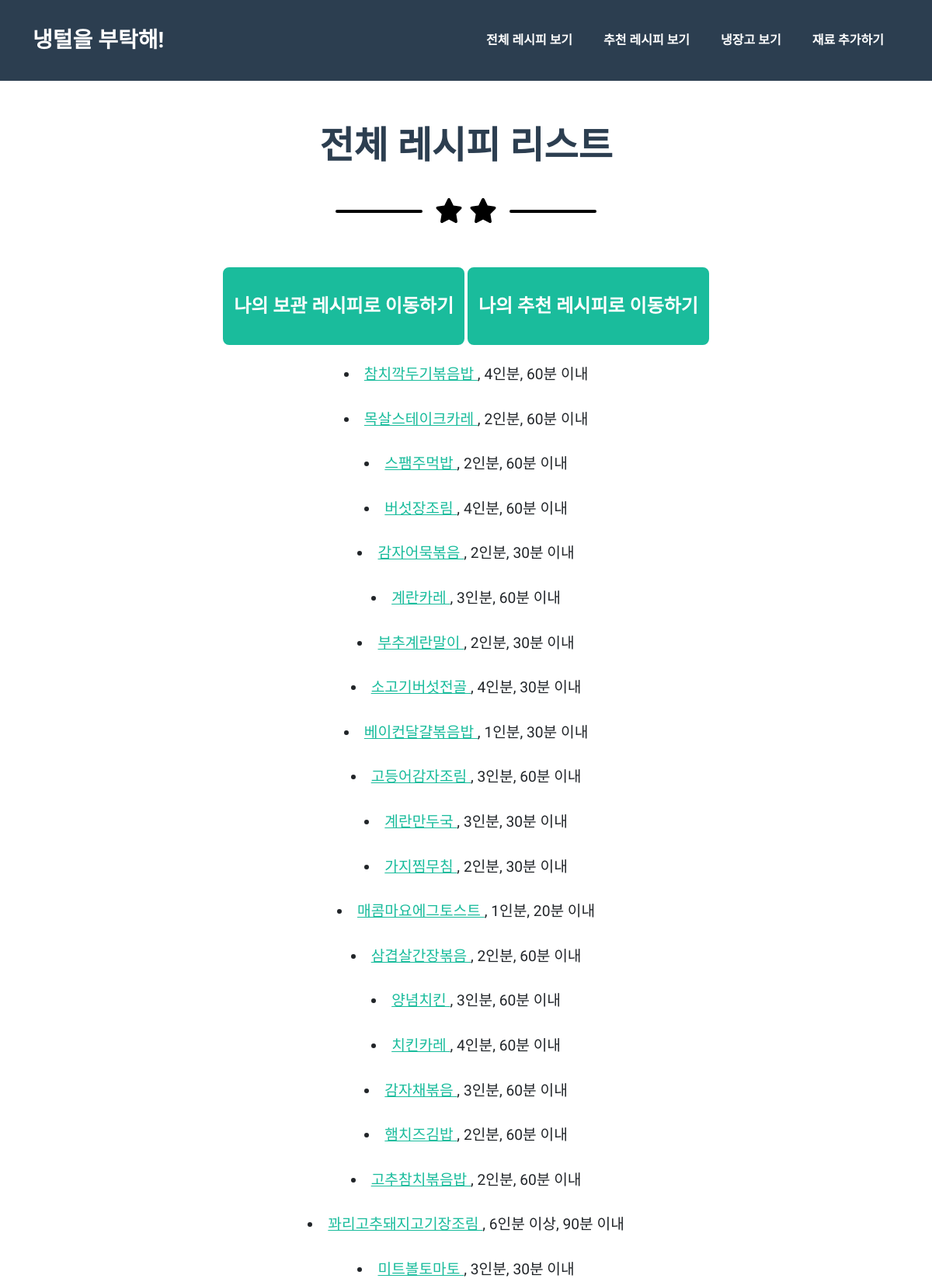
/refrigerator/total_recipe/ (upper part), run on the app's committed database.
### refrigerator/models.py (models this page shows, shortened)
class Recipe(models.Model):
    recipe_id = models.BigAutoField(help_text="Recipe ID", primary_key=True)
    recipe_title = models.CharField(max_length=100)
    recipe_main_ingre = models.CharField(max_length=100)
    recipe_total_ingre = models.CharField(max_length=500)
    recipe_serving = models.CharField(max_length=100)
    recipe_time = models.CharField(max_length=100)
    recipe_order = models.CharField(max_length=1500, default='')
    recipe_image = models.CharField(max_length=200)

### refrigerator/views.py (the view)
# urls.py: path('total_recipe/', views.total_recipe, name='total_recipe'),
def total_recipe(request):
    total_recipe = Recipe.objects.all()
    return render(request, 'refrigerator/total_recipe.html', {'total_recipe' : total_recipe} )

### refrigerator/templates/refrigerator/total_recipe.html (shortened to what this page needs)
{% load static %}
<!DOCTYPE html>
<html lang="en">
    <head>
        <link href="{% static "css/styles.css" %}" rel="stylesheet" />
    </head>
    <body id="page-top">
        <nav class="navbar navbar-expand-lg bg-secondary text-uppercase fixed-top" id="mainNav">
            <div class="container">
                <a class="navbar-brand" href="/refrigerator/main_page/">냉털을 부탁해!</a>
                <div class="collapse navbar-collapse" id="navbarResponsive">
                    <ul class="navbar-nav ms-auto">
                        <li class="nav-item mx-0 mx-lg-1"><a class="nav-link py-3 px-0 px-lg-3 rounded" href="/refrigerator/total_recipe" >전체 레시피 보기</a></li>
                        <li class="nav-item mx-0 mx-lg-1"><a class="nav-link py-3 px-0 px-lg-3 rounded" href="/refrigerator/my_rec/">추천 레시피 보기</a></li>
                        <li class="nav-item mx-0 mx-lg-1"><a class="nav-link py-3 px-0 px-lg-3 rounded" href="/refrigerator/fridge_save">냉장고 보기</a></li>
                        <li class="nav-item mx-0 mx-lg-1"><a class="nav-link py-3 px-0 px-lg-3 rounded" href="/refrigerator/image_upload">재료 추가하기</a></li>
                    </ul>
                </div>
            </div>
        </nav>
<br>
<section class="page-section portfolio" id="portfolio">
    <div class="container">
        <br></br>
        <h2 class="page-section-heading text-center text-uppercase text-secondary mb-0">전체 레시피 리스트</h2>
        <div class="divider-custom" >
            <div class="divider-custom divider-light">
                <div class="divider-custom-line"></div>
                <div class="divider-custom-icon"><i class="fas fa-star" ></i>
                </div>
                <div class="divider-custom-line"></div>
            </div>
        </div>
        <div id="mybtn">
        <button onclick="location.href = '/refrigerator/my_favorite'" type="button">  나의 보관 레시피로 이동하기  </button>
        <button onclick="location.href = '/refrigerator/my_rec'"  type="button">  나의 추천 레시피로 이동하기  </button>
        <br>
        </div>
        <br>
        {% for rec in total_recipe %}
            <div style="text-align:center; font-size: larger;" >
            <li> <a href = {% url 'refrigerator:detail_recipe' rec.recipe_id %}> {{ rec.recipe_title }} </a> , {{ rec.recipe_serving}}, {{rec.recipe_time}} </li>
            <br></div>
        {% endfor %}
        </div>
</body>
</html>

### refrigerator/templates/refrigerator/total_recipe.html (style rules this page uses)
* { font-family: 'Do Hyeon', sans-serif; }
#mybtn { width: auto; height: auto; text-align: center; margin-left:auto; margin-right: auto; }
button { display: inline-block; font-weight: 600; line-height: 3.5; color: #fff; text-align: center; text-decoration: none; vertical-align: middle; cursor: pointer; -webkit-user-select: none; -moz-user-select: none; -ms-user-select: none; user-select: none; background-color: transparent; border: 0.125rem solid transparent; padding: 0.375rem 0.75rem; font-size: 1.5rem; border-radius: 0.5rem; transition: color 0.15s ease-in-out, background-color 0.15s ease-in-out, border-color 0.15s ease-in-out, box-shadow 0.15s ease-in-out; background-color: #1abc9c; border-color: #1abc9c; }

### data on the page
Recipe: recipe_title "참치깍두기볶음밥", recipe_serving "4인분", recipe_time "60분 이내"
Recipe: recipe_title "목살스테이크카레", recipe_serving "2인분", recipe_time "60분 이내"
Recipe: recipe_title "스팸주먹밥", recipe_serving "2인분", recipe_time "60분 이내"
Recipe: recipe_title "버섯장조림", recipe_serving "4인분", recipe_time "60분 이내"
Recipe: recipe_title "감자어묵볶음", recipe_serving "2인분", recipe_time "30분 이내"
Recipe: recipe_title "계란카레", recipe_serving "3인분", recipe_time "60분 이내"
Recipe: recipe_title "부추계란말이", recipe_serving "2인분", recipe_time "30분 이내"
Recipe: recipe_title "소고기버섯전골", recipe_serving "4인분", recipe_time "30분 이내"
Recipe: recipe_title "베이컨달걀볶음밥", recipe_serving "1인분", recipe_time "30분 이내"
Recipe: recipe_title "고등어감자조림", recipe_serving "3인분", recipe_time "60분 이내"
Recipe: recipe_title "계란만두국", recipe_serving "3인분", recipe_time "30분 이내"
Recipe: recipe_title "가지찜무침", recipe_serving "2인분", recipe_time "30분 이내"
Recipe: recipe_title "매콤마요에그토스트", recipe_serving "1인분", recipe_time "20분 이내"
Recipe: recipe_title "삼겹살간장볶음", recipe_serving "2인분", recipe_time "60분 이내"
Recipe: recipe_title "양념치킨", recipe_serving "3인분", recipe_time "60분 이내"
Recipe: recipe_title "치킨카레", recipe_serving "4인분", recipe_time "60분 이내"
Recipe: recipe_title "감자채볶음", recipe_serving "3인분", recipe_time "60분 이내"
Recipe: recipe_title "햄치즈김밥", recipe_serving "2인분", recipe_time "60분 이내"
Recipe: recipe_title "고추참치볶음밥", recipe_serving "2인분", recipe_time "60분 이내"
Recipe: recipe_title "꽈리고추돼지고기장조림", recipe_serving "6인분 이상", recipe_time "90분 이내"
Recipe: recipe_title "미트볼토마토", recipe_serving "3인분", recipe_time "30분 이내"
